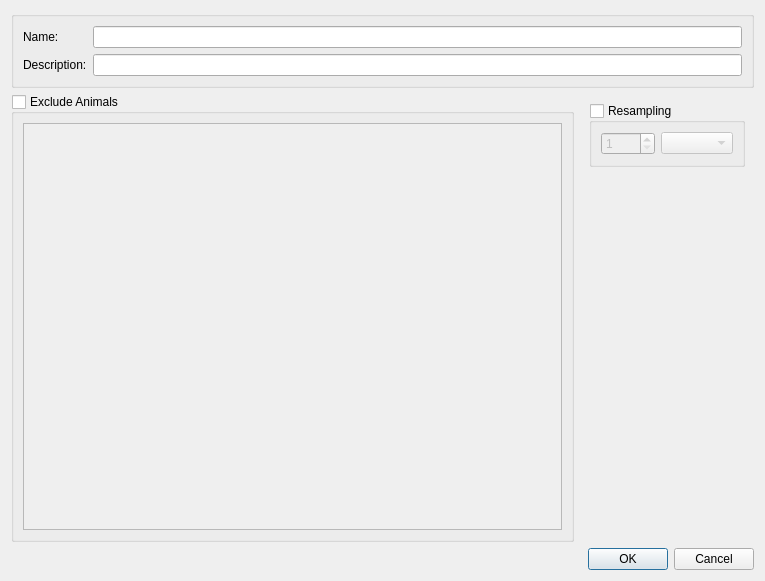
<?xml version="1.0" encoding="UTF-8"?>
<ui version="4.0">
 <author>Anton Rau</author>
 <class>EditDatatableDialog</class>
 <widget class="QDialog" name="EditDatatableDialog">
  <property name="geometry">
   <rect>
    <x>0</x>
    <y>0</y>
    <width>765</width>
    <height>581</height>
   </rect>
  </property>
  <property name="windowTitle">
   <string>Edit Datatable</string>
  </property>
  <layout class="QVBoxLayout" name="verticalLayout">
   <item>
    <widget class="QGroupBox" name="groupBoxVariable">
     <layout class="QFormLayout" name="formLayout">
      <item row="0" column="0">
       <widget class="QLabel" name="nameLabel">
        <property name="text">
         <string>Name:</string>
        </property>
       </widget>
      </item>
      <item row="0" column="1">
       <widget class="QLineEdit" name="nameLineEdit"/>
      </item>
      <item row="1" column="0">
       <widget class="QLabel" name="descriptionLabel">
        <property name="text">
         <string>Description:</string>
        </property>
       </widget>
      </item>
      <item row="1" column="1">
       <widget class="QLineEdit" name="descriptionLineEdit"/>
      </item>
     </layout>
    </widget>
   </item>
   <item>
    <widget class="QWidget" name="widgetLayoutH" native="true">
     <layout class="QHBoxLayout" name="horizontalLayout">
      <property name="leftMargin">
       <number>0</number>
      </property>
      <property name="topMargin">
       <number>0</number>
      </property>
      <property name="rightMargin">
       <number>0</number>
      </property>
      <property name="bottomMargin">
       <number>0</number>
      </property>
      <item>
       <widget class="QGroupBox" name="groupBoxAnimals">
        <property name="title">
         <string>Exclude Animals</string>
        </property>
        <property name="checkable">
         <bool>true</bool>
        </property>
        <property name="checked">
         <bool>false</bool>
        </property>
        <layout class="QVBoxLayout" name="verticalLayout_2">
         <item>
          <widget class="QTableWidget" name="tableWidgetAnimals">
           <property name="editTriggers">
            <set>QAbstractItemView::EditTrigger::NoEditTriggers</set>
           </property>
           <property name="selectionMode">
            <enum>QAbstractItemView::SelectionMode::MultiSelection</enum>
           </property>
           <property name="selectionBehavior">
            <enum>QAbstractItemView::SelectionBehavior::SelectRows</enum>
           </property>
           <property name="verticalScrollMode">
            <enum>QAbstractItemView::ScrollMode::ScrollPerPixel</enum>
           </property>
           <property name="horizontalScrollMode">
            <enum>QAbstractItemView::ScrollMode::ScrollPerPixel</enum>
           </property>
           <property name="sortingEnabled">
            <bool>true</bool>
           </property>
           <attribute name="verticalHeaderVisible">
            <bool>false</bool>
           </attribute>
           <attribute name="verticalHeaderMinimumSectionSize">
            <number>20</number>
           </attribute>
           <attribute name="verticalHeaderDefaultSectionSize">
            <number>20</number>
           </attribute>
          </widget>
         </item>
        </layout>
       </widget>
      </item>
      <item>
       <widget class="QWidget" name="widgetLayoutV" native="true">
        <property name="maximumSize">
         <size>
          <width>300</width>
          <height>16777215</height>
         </size>
        </property>
        <layout class="QVBoxLayout" name="verticalLayout_3">
         <item>
          <widget class="QGroupBox" name="groupBoxResampling">
           <property name="title">
            <string>Resampling</string>
           </property>
           <property name="checkable">
            <bool>true</bool>
           </property>
           <property name="checked">
            <bool>false</bool>
           </property>
           <layout class="QVBoxLayout" name="verticalLayout_5">
            <item>
             <widget class="QWidget" name="widgetIntervals" native="true">
              <layout class="QHBoxLayout" name="horizontalLayout_3">
               <property name="leftMargin">
                <number>0</number>
               </property>
               <property name="topMargin">
                <number>0</number>
               </property>
               <property name="rightMargin">
                <number>0</number>
               </property>
               <property name="bottomMargin">
                <number>0</number>
               </property>
               <item>
                <widget class="QSpinBox" name="deltaSpinBox">
                 <property name="minimum">
                  <number>1</number>
                 </property>
                 <property name="maximum">
                  <number>1000</number>
                 </property>
                </widget>
               </item>
               <item>
                <widget class="QComboBox" name="unitComboBox"/>
               </item>
              </layout>
             </widget>
            </item>
           </layout>
          </widget>
         </item>
         <item>
          <spacer name="verticalSpacer">
           <property name="orientation">
            <enum>Qt::Orientation::Vertical</enum>
           </property>
           <property name="sizeHint" stdset="0">
            <size>
             <width>20</width>
             <height>351</height>
            </size>
           </property>
          </spacer>
         </item>
        </layout>
       </widget>
      </item>
     </layout>
    </widget>
   </item>
   <item>
    <widget class="QDialogButtonBox" name="buttonBox">
     <property name="orientation">
      <enum>Qt::Orientation::Horizontal</enum>
     </property>
     <property name="standardButtons">
      <set>QDialogButtonBox::StandardButton::Cancel|QDialogButtonBox::StandardButton::Ok</set>
     </property>
    </widget>
   </item>
  </layout>
 </widget>
 <resources>
  <include location="../../../../resources/resources.qrc"/>
 </resources>
 <connections>
  <connection>
   <sender>buttonBox</sender>
   <signal>accepted()</signal>
   <receiver>EditDatatableDialog</receiver>
   <slot>accept()</slot>
   <hints>
    <hint type="sourcelabel">
     <x>248</x>
     <y>254</y>
    </hint>
    <hint type="destinationlabel">
     <x>157</x>
     <y>274</y>
    </hint>
   </hints>
  </connection>
  <connection>
   <sender>buttonBox</sender>
   <signal>rejected()</signal>
   <receiver>EditDatatableDialog</receiver>
   <slot>reject()</slot>
   <hints>
    <hint type="sourcelabel">
     <x>316</x>
     <y>260</y>
    </hint>
    <hint type="destinationlabel">
     <x>286</x>
     <y>274</y>
    </hint>
   </hints>
  </connection>
 </connections>
</ui>
